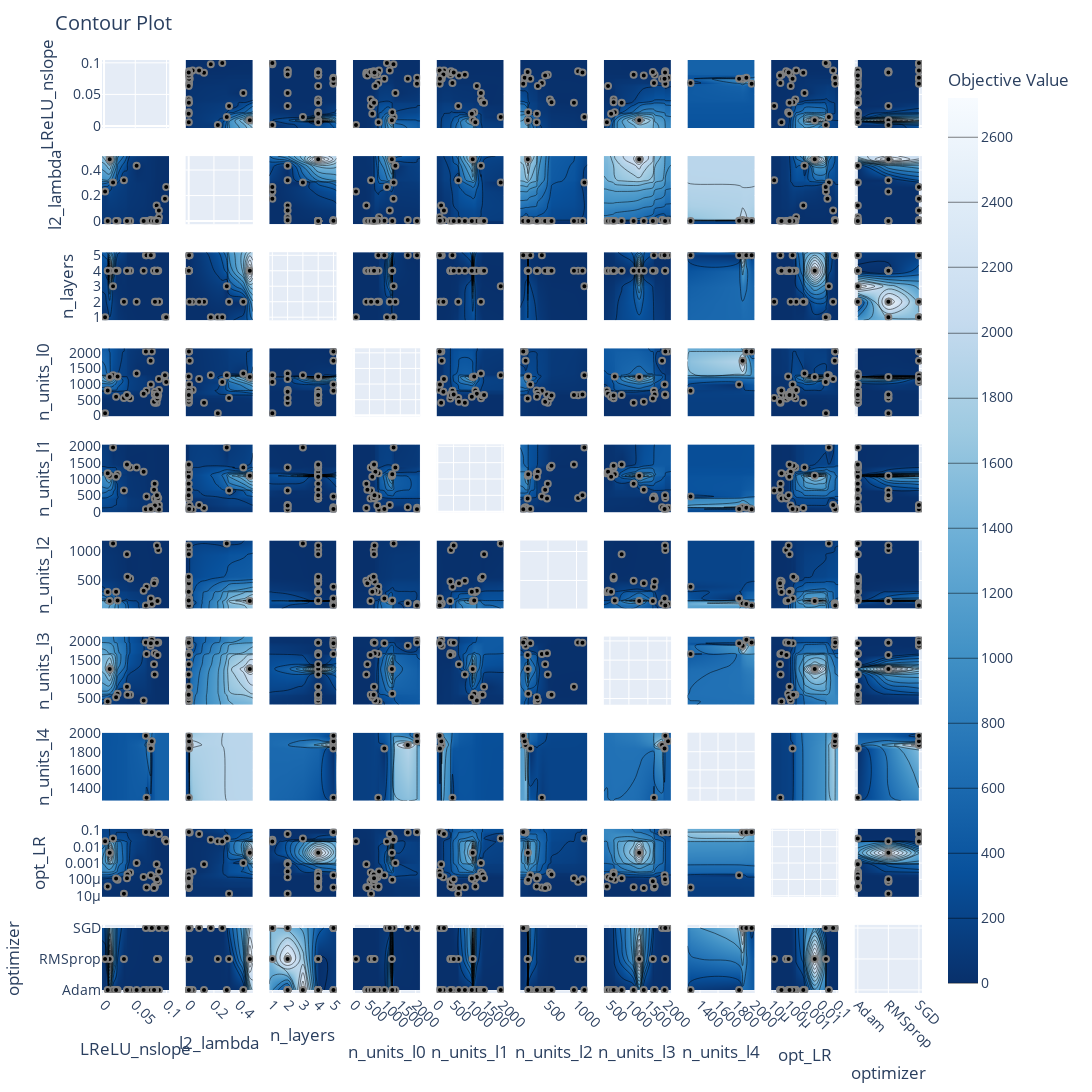

Notebook code cell kept with this figure:
### Code cell
# Improve layout: increase size, spacing, font
fig5.update_layout(
    width=1200,
    height=1200,
    font=dict(size=14),
    margin=dict(l=60, r=60, t=60, b=60),
)

# Optional: Rotate axis labels if overlapping
fig5.update_xaxes(tickangle=45)

# Rotate x-axis and y-axis labels for clarity
#for axis in fig5.layout:
#    if isinstance(fig5.layout[axis], dict) and "tickangle" in fig5.layout[axis]:
#        fig5.layout[axis]["tickangle"] = 45

fig5.update_xaxes(tickangle=45)
fig5.update_yaxes(tickangle=0)

# Show the cleaned-up plot
fig5.show()
